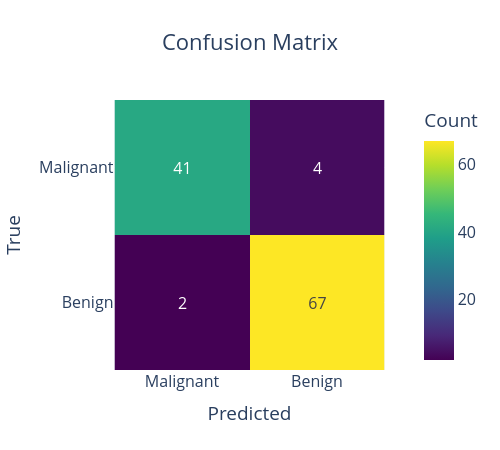

Notebook source saved alongside this figure:
### Markdown cell above
## 4. Model Evaluation

We evaluate the model using standard classification metrics and visualise the confusion matrix.

### Code cell
# %% Evaluation Metrics
acc = accuracy_score(y_test, y_pred)
prec = precision_score(y_test, y_pred)
rec = recall_score(y_test, y_pred)
f1 = f1_score(y_test, y_pred)

print("=== Model Performance ===")
print(f"Accuracy:  {acc:.4f}")
print(f"Precision: {prec:.4f}")
print(f"Recall:    {rec:.4f}")
print(f"F1-score:  {f1:.4f}")

# Confusion matrix
cm = confusion_matrix(y_test, y_pred)
print("\nConfusion Matrix:")
print(cm)

# Plotly confusion matrix
fig_cm = px.imshow(
    cm,
    text_auto=True,
    color_continuous_scale='Viridis',
    labels=dict(x='Predicted', y='True', color='Count'),
    title='Confusion Matrix',
    x=['Malignant', 'Benign'],
    y=['Malignant', 'Benign']
)
fig_cm.update_layout(
    title_x=0.5,
    width=500,
    height=450,
    font=dict(size=16)
)
fig_cm.show()

# Save static confusion matrix
plt.figure(figsize=(6, 5))
sns.heatmap(cm, annot=True, fmt='d', cmap='Blues', xticklabels=['Malignant', 'Benign'], yticklabels=['Malignant', 'Benign'])
plt.xlabel('Predicted')
plt.ylabel('True')
plt.title('Confusion Matrix')
plt.tight_layout()
plt.savefig('plots/confusion_matrix.png', dpi=300)
plt.show()

### Figure 1 — Plotly figure (JSON) as saved in the notebook; plotly's stock layout.template omitted (floating-point values rounded to 4 significant figures)
{"data": [{"coloraxis": "coloraxis", "hovertemplate": "Predicted: %{x}<br>True: %{y}<br>Count: %{z}<extra></extra>", "name": "0", "texttemplate": "%{z}", "type": "heatmap", "x": ["Malignant", "Benign"], "xaxis": "x", "y": ["Malignant", "Benign"], "yaxis": "y", "z": [[41, 4], [2, 67]]}], "layout": {"coloraxis": {"autocolorscale": false, "colorbar": {"title": {"text": "Count"}}, "colorscale": [[0, "#440154"], [0.1111, "#482878"], [0.2222, "#3e4989"], [0.3333, "#31688e"], [0.4444, "#26828e"], [0.5556, "#1f9e89"], [0.6667, "#35b779"], [0.7778, "#6ece58"], [0.8889, "#b5de2b"], [1, "#fde725"]]}, "font": {"size": 16}, "height": 450, "title": {"text": "Confusion Matrix", "x": 0.5}, "width": 500, "xaxis": {"anchor": "y", "constrain": "domain", "domain": [0, 1], "scaleanchor": "y", "title": {"text": "Predicted"}}, "yaxis": {"anchor": "x", "autorange": "reversed", "constrain": "domain", "domain": [0, 1], "title": {"text": "True"}}}}
